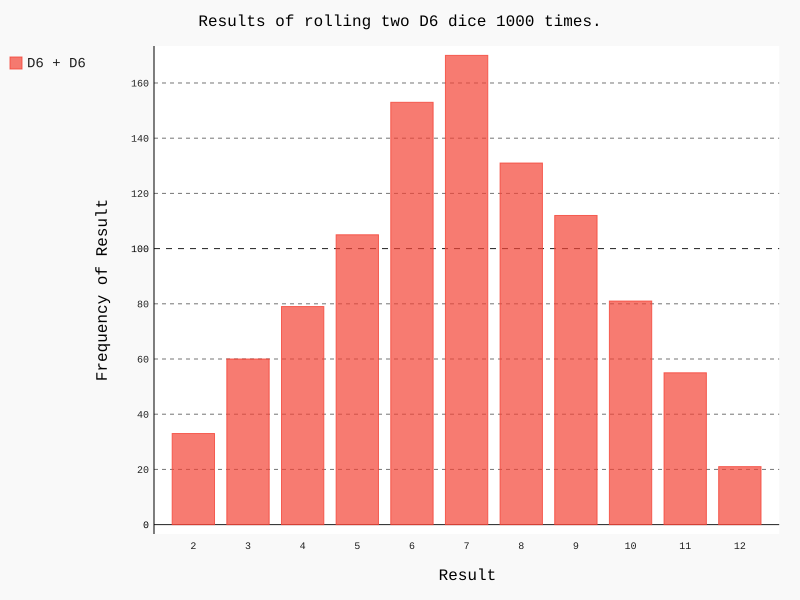

Recreate this plot in Python.
import pygal 

from die import Die 

# create two D6 dice

die_1 = Die()
die_2 = Die()

results = []
for roll_num in range(1000):
	result = die_1.roll() + die_2.roll()
	results.append(result)

# analyze the results 
frequencies = []
max_result = die_1.num_sides + die_2.num_sides

for value in range(2, max_result+1):
	frequency = results.count(value)
	frequencies.append(frequency)

# Visualize the results
hist = pygal.Bar()

hist.title = "Results of rolling two D6 dice 1000 times."
hist.x_labels = ['2','3','4','5','6','7','8','9','10','11','12']
hist.x_title = "Result"
hist.y_title = "Frequency of Result"

hist.add('D6 + D6', frequencies)
hist.render_to_file('dice_visual.svg')
